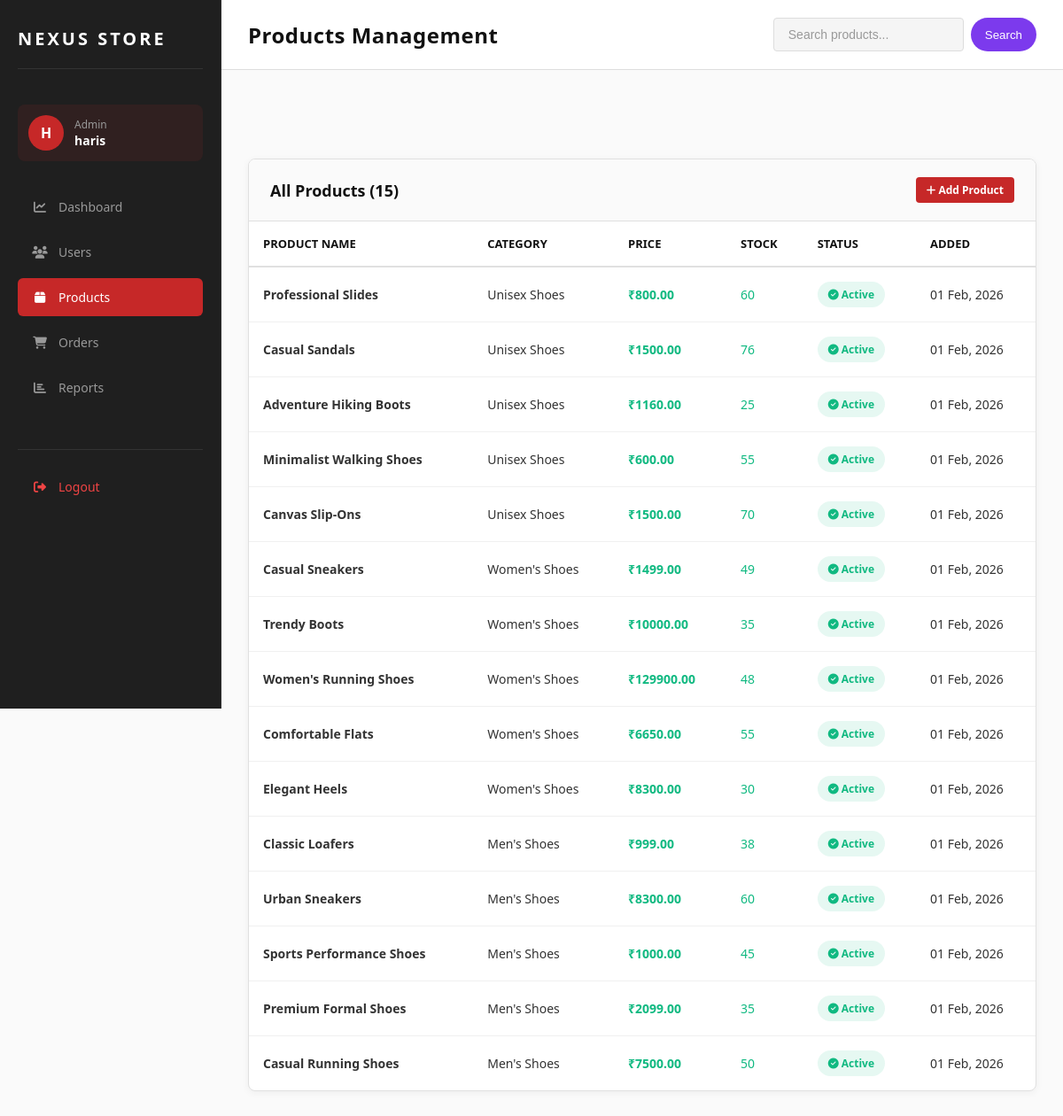
/admin-panel/products/ (signed in), run on the app's committed database.
### main/models.py (models this page shows, shortened)
class Product(models.Model):
    name = models.CharField(max_length=200)
    category = models.ForeignKey(Category, on_delete=models.CASCADE, related_name='products')
    price = models.DecimalField(max_digits=10, decimal_places=2)
    description = models.TextField(blank=True, null=True)
    image = models.ImageField(upload_to='products/', blank=True, null=True)
    stock = models.IntegerField(default=0)
    created_at = models.DateTimeField(auto_now_add=True)
    updated_at = models.DateTimeField(auto_now=True)
    is_active = models.BooleanField(default=True)
    class Meta:
        ordering = ['-created_at']
        verbose_name_plural = "Products"

class Category(models.Model):
    name = models.CharField(max_length=100, unique=True)
    description = models.TextField(blank=True, null=True)
    created_at = models.DateTimeField(auto_now_add=True)
    class Meta:
        verbose_name_plural = "Categories"

### adminapp/views.py (the view)
    def wrapper(request, *args, **kwargs):
        if not request.user.is_authenticated:
            return redirect('login')
        if not request.user.is_staff:
            return redirect('home')
        return view_func(request, *args, **kwargs)

### adminapp/views.py (called while the page is built)
def admin_required(view_func):
    def wrapper(request, *args, **kwargs):
        if not request.user.is_authenticated:
            return redirect('login')
        if not request.user.is_staff:
            return redirect('home')
        return view_func(request, *args, **kwargs)
    return wrapper

@admin_required
def admin_products(request):
    products = Product.objects.select_related('category').all().order_by('-created_at')
    search_query = request.GET.get('search', '')
    if search_query:
        products = products.filter(name__icontains=search_query) | products.filter(category__name__icontains=search_query)
    context = {
        'products': products,
        'search_query': search_query,
    }
    return render(request, 'adminapp/products.html', context)

### templates/adminapp/products.html (shortened to what this page needs)
{% extends 'adminapp/base.html' %}
{% block navbar_title %}Products Management{% endblock %}
{% block navbar_search %}
<form method="GET" style="display: flex; gap: 8px;">
    <input type="text" name="search" class="navbar-search" placeholder="Search products..." value="{{ search_query }}">
    <button type="submit" style="background: #7c3aed; border: none; padding: 8px 16px; border-radius: 20px; color: #fff; cursor: pointer;">Search</button>
</form>
{% endblock %}
{% block content %}
<div class="table-container">
    <div class="table-header">
        <div class="table-title">All Products ({{ products.count }})</div>
        <div class="table-actions">
            <a href="{% url 'admin_add_product' %}" class="btn-primary btn-sm">
                <i class="fas fa-plus"></i> Add Product
            </a>
        </div>
    </div>
    <table>
        <thead>
            <tr>
                <th>Product Name</th>
                <th>Category</th>
                <th>Price</th>
                <th>Stock</th>
                <th>Status</th>
                <th>Added</th>
            </tr>
        </thead>
        <tbody>
            {% for product in products %}
            <tr>
                <td>
                    <strong>{{ product.name }}</strong>
                </td>
                <td>{{ product.category.name }}</td>
                <td>
                    <strong style="color: #10b981;">₹{{ product.price }}</strong>
                </td>
                <td>
                    {% if product.stock < 5 %}
                        <span style="color: #f97316; font-weight: 600;">{{ product.stock }}</span>
                    {% elif product.stock < 20 %}
                        <span style="color: #eab308; font-weight: 600;">{{ product.stock }}</span>
                    {% else %}
                        <span style="color: #10b981;">{{ product.stock }}</span>
                    {% endif %}
                </td>
                <td>
                    {% if product.is_active %}
                        <span class="status-badge delivered">
                            <i class="fas fa-check-circle"></i> Active
                        </span>
                    {% else %}
                        <span class="status-badge cancelled">
                            <i class="fas fa-eye-slash"></i> Inactive
                        </span>
                    {% endif %}
                </td>
                <td>{{ product.created_at|date:"d M, Y" }}</td>
            </tr>
            {% endfor %}
        </tbody>
    </table>
</div>
{% endblock %}

### templates/adminapp/base.html (shortened to what this page needs)
{% load static %}
<!DOCTYPE html>
<html lang="en">
<head>
    <link href="https://cdnjs.cloudflare.com/ajax/libs/font-awesome/6.5.0/css/all.min.css" rel="stylesheet">
</head>
<body>
    <div class="sidebar">
        <div class="logo-section">
            <div class="logo">NEXUS STORE</div>
        </div>
        {% if request.user.is_authenticated %}
        <div class="admin-user">
            <div class="admin-avatar">
                {{ request.user.first_name|first|upper|default:request.user.username|first|upper }}
            </div>
            <div class="admin-info">
                <p>Admin</p>
                <div class="name">{{ request.user.first_name|default:request.user.username }}</div>
            </div>
        </div>
        {% endif %}
        <nav class="sidebar-nav">
            <a href="{% url 'admin_dashboard' %}" class="{% if 'dashboard' in request.path %}active{% endif %}">
                <i class="fas fa-chart-line"></i>
                <span>Dashboard</span>
            </a>
            <a href="{% url 'admin_users' %}" class="{% if 'users' in request.path %}active{% endif %}">
                <i class="fas fa-users"></i>
                <span>Users</span>
            </a>
            <a href="{% url 'admin_products' %}" class="{% if 'products' in request.path %}active{% endif %}">
                <i class="fas fa-box"></i>
                <span>Products</span>
            </a>
            <a href="{% url 'admin_orders' %}" class="{% if 'orders' in request.path %}active{% endif %}">
                <i class="fas fa-shopping-cart"></i>
                <span>Orders</span>
            </a>
            <a href="{% url 'admin_reports' %}" class="{% if 'reports' in request.path %}active{% endif %}">
                <i class="fas fa-chart-bar"></i>
                <span>Reports</span>
            </a>
            <div class="logout-btn">
                <a href="{% url 'logout' %}">
                    <i class="fas fa-sign-out-alt"></i>
                    <span>Logout</span>
                </a>
            </div>
        </nav>
    </div>
    <div class="top-navbar">
        <div class="navbar-title">{% block navbar_title %}Dashboard{% endblock %}</div>
        <div class="navbar-right">
            {% block navbar_search %}{% endblock %}
        </div>
    </div>
    <div class="main-content">
        <div class="content-wrapper">
            {% block content %}{% endblock %}
        </div>
    </div>
</body>
</html>

### templates/adminapp/base.html (style rules this page uses)
* { margin: 0; padding: 0; box-sizing: border-box; }
body { background: #fafafa; font-family: "Segoe UI", sans-serif; display: grid; grid-template-columns: 250px 1fr; min-height: 100vh; }
.sidebar { background: #1f1f1f; border-right: 1px solid #333; padding: 30px 20px; position: fixed; left: 0; top: 0; width: 250px; height: 100vh; overflow-y: auto; }
.logo-section { display: flex; align-items: center; gap: 12px; margin-bottom: 40px; padding-bottom: 20px; border-bottom: 1px solid #333; }
.logo-section .logo { font-size: 20px; letter-spacing: 3px; font-weight: 700; color: #fff; }
.admin-user { display: flex; align-items: center; gap: 12px; margin-bottom: 30px; padding: 12px; background: rgba(198, 40, 40, 0.1); border-radius: 8px; }
.admin-avatar { width: 40px; height: 40px; border-radius: 50%; background: #c62828; display: flex; align-items: center; justify-content: center; font-weight: 700; color: #fff; font-size: 16px; }
.admin-info { flex: 1; }
.admin-info p { font-size: 12px; color: #999; margin: 0; }
.admin-info .name { font-size: 14px; font-weight: 600; color: #fff; }
.sidebar-nav { display: flex; flex-direction: column; gap: 8px; }
.sidebar-nav a { display: flex; align-items: center; gap: 12px; padding: 12px 16px; color: #999; text-decoration: none; border-radius: 6px; transition: all 0.3s; font-size: 14px; font-weight: 500; }
.sidebar-nav a.active { background: #c62828; color: #fff; }
.sidebar-nav i { width: 18px; text-align: center; }
.logout-btn { margin-top: 40px; padding-top: 20px; border-top: 1px solid #333; }
.logout-btn a { color: #ef4444 !important; }
.top-navbar { background: #ffffff; border-bottom: 1px solid #ddd; padding: 20px 30px; display: flex; justify-content: space-between; align-items: center; grid-column: 2; box-shadow: 0 2px 4px rgba(0, 0, 0, 0.05); }
.navbar-title { font-size: 24px; font-weight: 700; color: #111; letter-spacing: 0.5px; }
.navbar-right { display: flex; align-items: center; gap: 16px; }
.navbar-search { background: #f5f5f5; border: 1px solid #ddd; padding: 10px 16px; border-radius: 4px; color: #111; min-width: 200px; font-size: 14px; }
.navbar-search::placeholder { color: #999; }
.main-content { grid-column: 2; padding: 30px; overflow-y: auto; background: #fafafa; }
.content-wrapper { margin-top: 70px; }
.table-container { background: white; border: 1px solid #e0e0e0; border-radius: 8px; overflow: hidden; margin-bottom: 40px; box-shadow: 0 2px 8px rgba(0, 0, 0, 0.05); }
.table-header { padding: 20px 24px; border-bottom: 1px solid #e0e0e0; display: flex; justify-content: space-between; align-items: center; background: #fafafa; }
.table-title { font-size: 18px; font-weight: 700; color: #111; }
.table-actions { display: flex; gap: 10px; }
.btn-primary { background: #c62828; color: #fff; border: none; padding: 8px 16px; border-radius: 4px; cursor: pointer; font-size: 14px; font-weight: 600; transition: all 0.3s; text-decoration: none; display: inline-block; }
.btn-sm { padding: 6px 12px; font-size: 12px; }
table { width: 100%; border-collapse: collapse; }
th { background: transparent; padding: 16px; text-align: left; font-weight: 600; color: #111; font-size: 13px; text-transform: uppercase; border-bottom: 2px solid #e0e0e0; }
td { padding: 16px; border-top: 1px solid #f0f0f0; font-size: 14px; color: #333; }
.status-badge { display: inline-block; padding: 6px 12px; border-radius: 20px; font-size: 12px; font-weight: 600; }
.status-badge.delivered { background: rgba(16, 185, 129, 0.1); color: #10b981; }

### data on the page
Product: name "Professional Slides", category.name "Unisex Shoes", price "800.00", stock "60", is_active True (drawn), created_at "01 Feb, 2026"
Product: name "Casual Sandals", category.name "Unisex Shoes", price "1500.00", stock "76", is_active True (drawn), created_at "01 Feb, 2026"
Product: name "Adventure Hiking Boots", category.name "Unisex Shoes", price "1160.00", stock "25", is_active True (drawn), created_at "01 Feb, 2026"
Product: name "Minimalist Walking Shoes", category.name "Unisex Shoes", price "600.00", stock "55", is_active True (drawn), created_at "01 Feb, 2026"
Product: name "Canvas Slip-Ons", category.name "Unisex Shoes", price "1500.00", stock "70", is_active True (drawn), created_at "01 Feb, 2026"
Product: name "Casual Sneakers", category.name "Women's Shoes", price "1499.00", stock "49", is_active True (drawn), created_at "01 Feb, 2026"
Product: name "Trendy Boots", category.name "Women's Shoes", price "10000.00", stock "35", is_active True (drawn), created_at "01 Feb, 2026"
Product: name "Women's Running Shoes", category.name "Women's Shoes", price "129900.00", stock "48", is_active True (drawn), created_at "01 Feb, 2026"
Product: name "Comfortable Flats", category.name "Women's Shoes", price "6650.00", stock "55", is_active True (drawn), created_at "01 Feb, 2026"
Product: name "Elegant Heels", category.name "Women's Shoes", price "8300.00", stock "30", is_active True (drawn), created_at "01 Feb, 2026"
Product: name "Classic Loafers", category.name "Men's Shoes", price "999.00", stock "38", is_active True (drawn), created_at "01 Feb, 2026"
Product: name "Urban Sneakers", category.name "Men's Shoes", price "8300.00", stock "60", is_active True (drawn), created_at "01 Feb, 2026"
Product: name "Sports Performance Shoes", category.name "Men's Shoes", price "1000.00", stock "45", is_active True (drawn), created_at "01 Feb, 2026"
Product: name "Premium Formal Shoes", category.name "Men's Shoes", price "2099.00", stock "35", is_active True (drawn), created_at "01 Feb, 2026"
Product: name "Casual Running Shoes", category.name "Men's Shoes", price "7500.00", stock "50", is_active True (drawn), created_at "01 Feb, 2026"

### other printed values
{{ request.user.first_name|default:request.user.username }} "haris"
{{ products.count }} "15"
